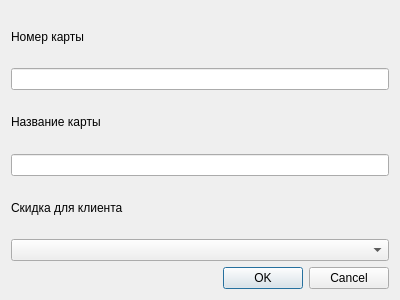
<?xml version="1.0" encoding="UTF-8"?>
<ui version="4.0">
 <class>AddCardDialog</class>
 <widget class="QDialog" name="AddCardDialog">
  <property name="geometry">
   <rect>
    <x>0</x>
    <y>0</y>
    <width>400</width>
    <height>300</height>
   </rect>
  </property>
  <property name="windowTitle">
   <string>Dialog</string>
  </property>
  <layout class="QVBoxLayout" name="verticalLayout">
   <item>
    <widget class="QLabel" name="label_3">
     <property name="text">
      <string>Номер карты</string>
     </property>
    </widget>
   </item>
   <item>
    <widget class="QLineEdit" name="lineEdit_CardNumber"/>
   </item>
   <item>
    <widget class="QLabel" name="label">
     <property name="text">
      <string>Название карты</string>
     </property>
    </widget>
   </item>
   <item>
    <widget class="QLineEdit" name="lineEdit_cardName"/>
   </item>
   <item>
    <widget class="QLabel" name="label_2">
     <property name="text">
      <string>Скидка для клиента</string>
     </property>
    </widget>
   </item>
   <item>
    <widget class="QComboBox" name="comboBox_cardDicount"/>
   </item>
   <item>
    <widget class="QDialogButtonBox" name="buttonBox">
     <property name="orientation">
      <enum>Qt::Horizontal</enum>
     </property>
     <property name="standardButtons">
      <set>QDialogButtonBox::Cancel|QDialogButtonBox::Ok</set>
     </property>
    </widget>
   </item>
  </layout>
 </widget>
 <resources/>
 <connections>
  <connection>
   <sender>buttonBox</sender>
   <signal>accepted()</signal>
   <receiver>AddCardDialog</receiver>
   <slot>accept()</slot>
   <hints>
    <hint type="sourcelabel">
     <x>227</x>
     <y>280</y>
    </hint>
    <hint type="destinationlabel">
     <x>157</x>
     <y>274</y>
    </hint>
   </hints>
  </connection>
  <connection>
   <sender>buttonBox</sender>
   <signal>rejected()</signal>
   <receiver>AddCardDialog</receiver>
   <slot>reject()</slot>
   <hints>
    <hint type="sourcelabel">
     <x>295</x>
     <y>286</y>
    </hint>
    <hint type="destinationlabel">
     <x>286</x>
     <y>274</y>
    </hint>
   </hints>
  </connection>
 </connections>
</ui>
